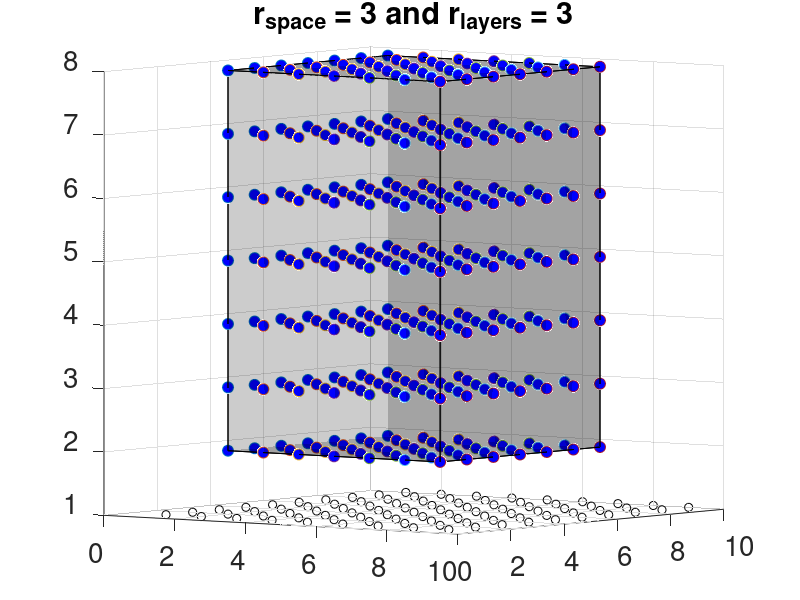
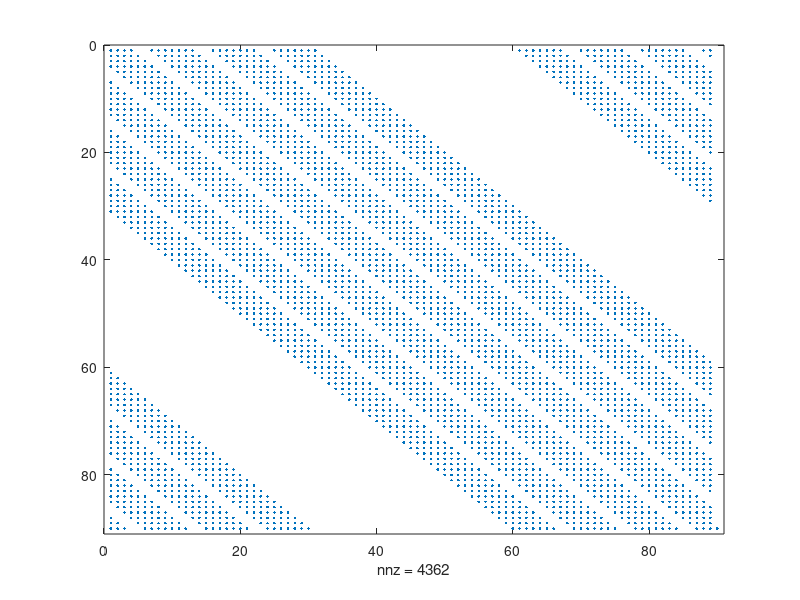
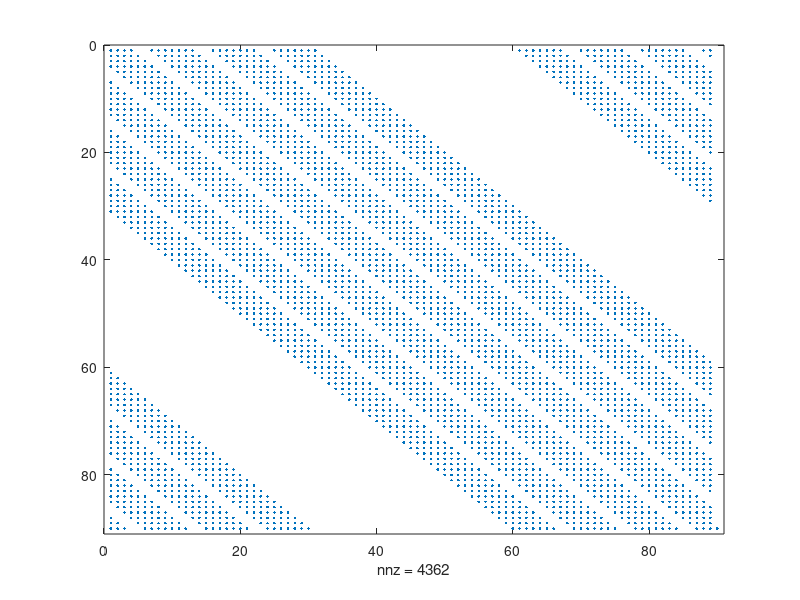

Write MATLAB code to recreate these figures, in order.
%Non-zeros elements for the SPEEDY model

clc 
clear all

d1 = 9; %One dimensional space x
d2 = 10; %Two dimensional space y
d3 = 1; %Three dimensional space z
r1 = 3; %Radius for space (points in the same plane)
r2 = 3; %Radius between layers

%See the grid



fig = figure
hold on

p1 = 5;
p2 = 5;
p3 = 5;

%Plot grid
for q = 1:d3
   for i = 1:d2
      for j = 1:d1
         plot3(j,i,q,'ko'); 
      end
   end
end

%Plot the radius of influences (points)
q = p3;
i = p2;
j = p1;

vertices = [];

for k1 = q-r2:q+r2
    for k2= i-r1:i+r1
        for k3 = j-r1:j+r1
            plot3(k3,k2,k1,'o','Markerfacecolor','b','Markersize',8); 
        end
    end
end

vertices = [ p1-r1 p2-r1 p3-r2; ...
             p1-r1 p2+r1 p3-r2; ...
             p1+r1 p2+r1 p3-r2; ...
             p1+r1 p2-r1 p3-r2; ...
             p1-r1 p2-r1 p3+r2; ...
             p1-r1 p2+r1 p3+r2; ...
             p1+r1 p2+r1 p3+r2; ...
             p1+r1 p2-r1 p3+r2];

faces = [1 2 3 4; 2 6 7 3; 4 3 7 8; 1 5 8 4; 1 2 6 5; 5 6 7 8];
cubePlot = patch('Vertices', vertices, 'Faces', faces);

set(cubePlot,'FaceAlpha',0.2)

%Point to assimilate
plot3(p3,p2,p1,'o','Markerfacecolor','r','Markersize',8); 

az =37;
el = 4;

view(az,el)

title(['r_{space} = ',num2str(r1), ' and r_{layers} = ',num2str(r2)],'fontsize',18);

grid on

set(gca,'fontsize',20);

print(fig,'-painters','-depsc',['grid_',num2str(r1),'_',num2str(r2),'.eps']);

%

n = d1*d2*d3; %Dimension of the vector state

M = zeros(n,n);

sp = 0;

p = 0;
for q = 1:d3
   for i = 1:d2
       for j = 1:d1
           p = p+1;
           sp = sp+1;
           M(p,p) = 1;
           I(sp) = p;
           J(sp) = p;
           V(sp) = 1;
           for k1 = q-r2:q+r2
              for k2= i-r1:i+r1
                  for k3 = j-r1:j+r1
                      k = (k1-1)*(d1*d2)+(k2-1)*d1+k3;
                      if k<1
                          k = n+k;
                      else
                         if k>n
                             k = k-(n+1)+1;
                         end
                      end

		      if (k>=1 && k<n)
                      
                      M(p,k) = 1; 
                      sp = sp+1;
                      I(sp) = p;
                      J(sp) = k;
                      V(sp) = 1;
	
			end
                  end
              end
           end
       end
   end
end

Msparse = sparse(I,J,V);

fig = figure
title(['r_{space} = ',num2str(r1), ' and r_{layers} = ',num2str(r2)],'fontsize',18);
spy(M)

fig = figure
title(['r_{space} = ',num2str(r1), ' and r_{layers} = ',num2str(r2)],'fontsize',18);
spy(Msparse)
print(fig,'-painters','-depsc',['B_',num2str(r1),'_',num2str(r2),'.eps']);
